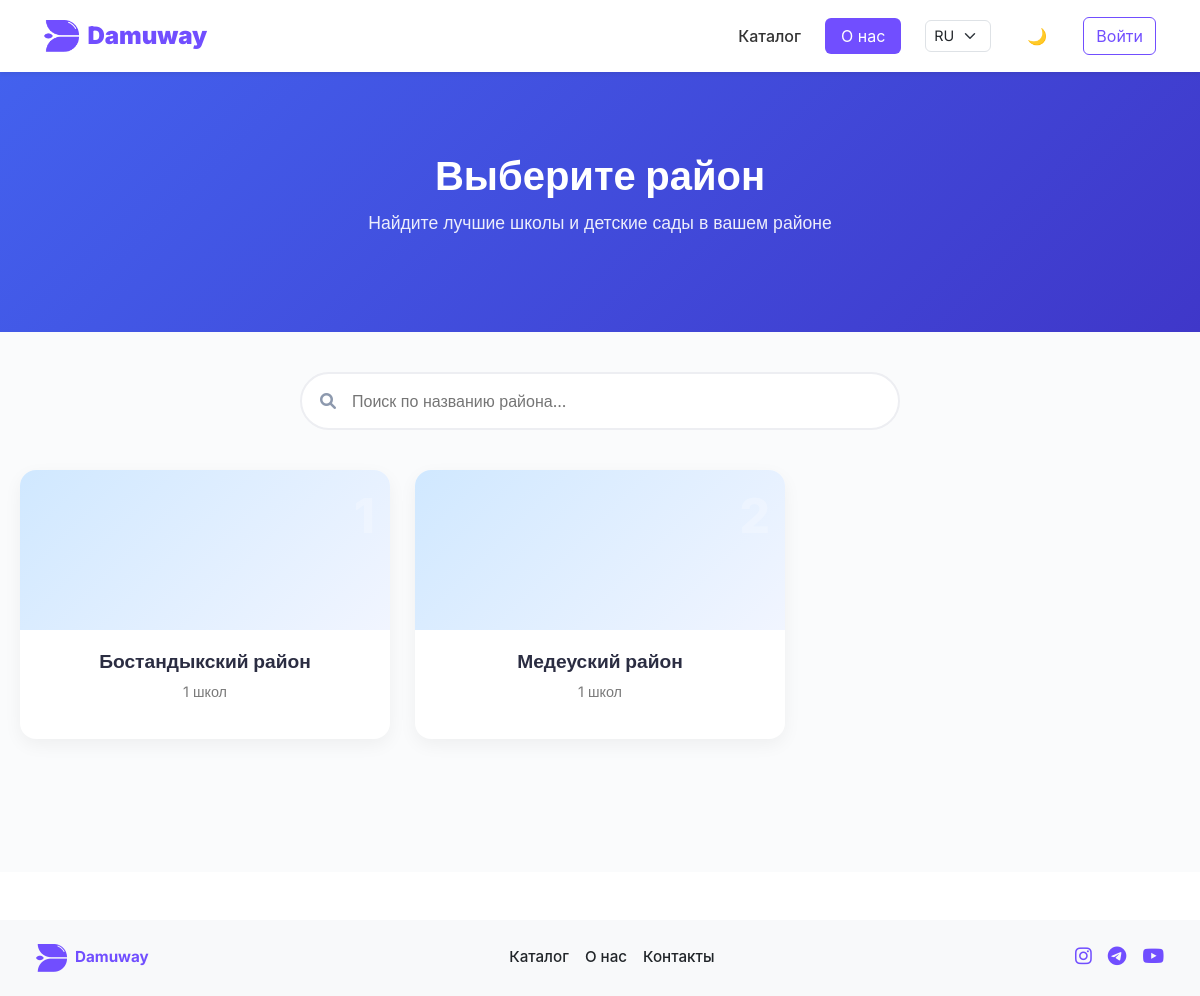
/ru/school/, run on an earlier commit of the app's database.
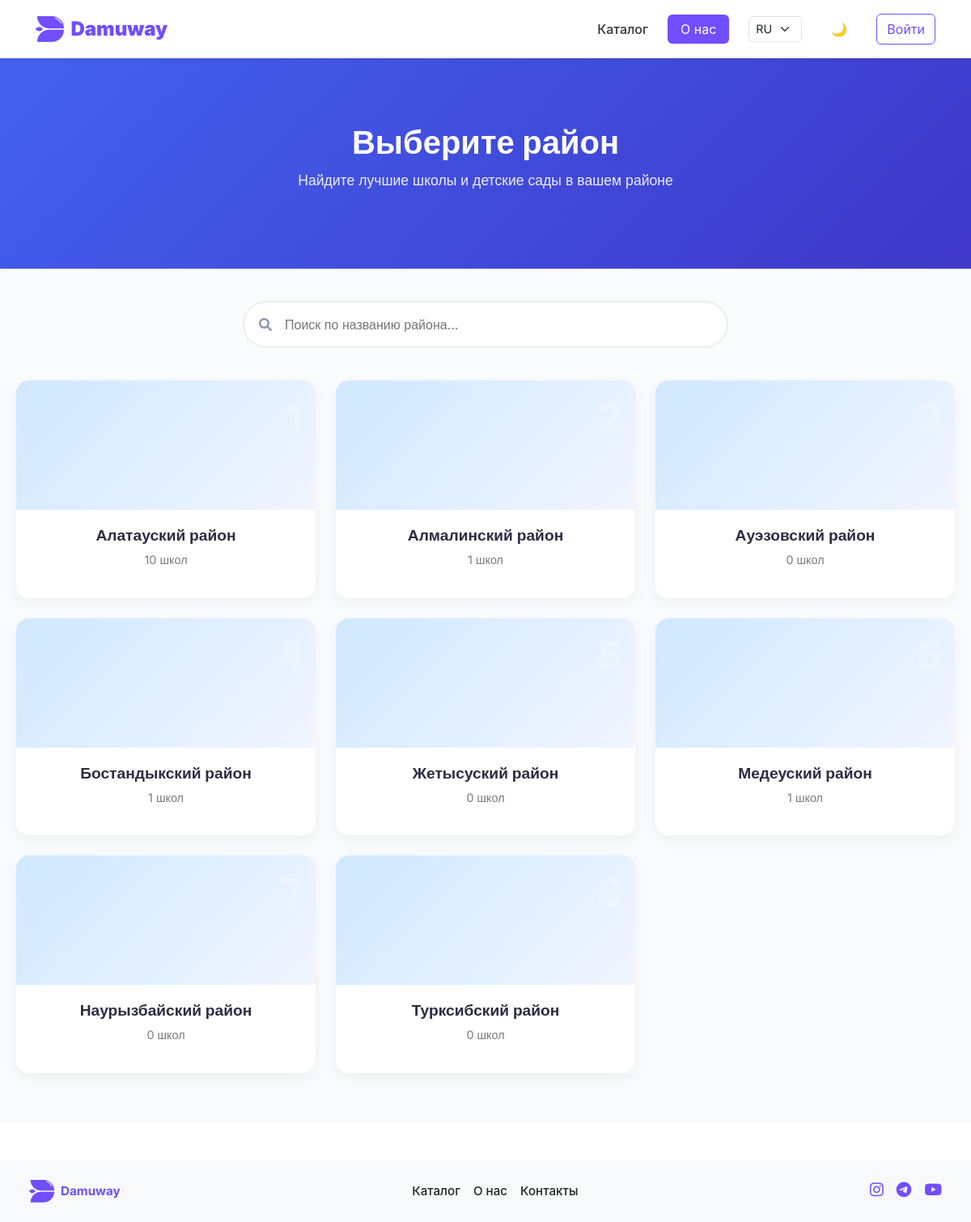
And on a later commit of the database.
### apps/school/models.py (models this page shows, shortened)
class District(models.Model):
    name = models.CharField(max_length=100)

### apps/school/views.py (the view)
# urls.py: path('', views.district_list, name='kindergarten_district_list'),
def district_list(request):
    districts = District.objects.all().order_by('name')
    context = {
        'districts': districts,
        'google_maps_api_key': settings.GOOGLE_MAPS_API_KEY,
    }
    return render(request, 'school/district_list.html', context)

### templates/school/district_list.html (shortened to what this page needs)
{% extends 'base.html' %}
{% load static %}
{% block extra_css %}
<link rel="stylesheet" href="{% static 'css/school/district_list.css' %}">
<link rel="stylesheet" href="https://cdnjs.cloudflare.com/ajax/libs/font-awesome/6.0.0/css/all.min.css">
{% endblock %}
{% block content %}
<div class="districts-page">
    <div class="district-hero">
        <div class="container">
            <h1>Выберите район</h1>
            <p>Найдите лучшие школы и детские сады в вашем районе</p>
        </div>
    </div>
    <div class="container">
        <div class="search-box">
            <i class="fas fa-search"></i>
            <input type="text" id="district-search" placeholder="Поиск по названию района...">
        </div>
        <div class="districts-grid">
            {% for district in districts %}
            <a href="/school/districts/{{ district.id }}/" class="district-card" data-name="{{ district.name|lower }}">
                <div class="card-header soft-bg">
                    <div class="district-number">{{ forloop.counter }}</div>
                </div>
                <div class="card-content">
                    <h3>{{ district.name }} район</h3>
                    <p>{{ district.school_set.count }} школ</p>
                </div>
            </a>
            {% empty %}
            <div class="no-districts">
                <p>Нет доступных районов</p>
            </div>
            {% endfor %}
        </div>
    </div>
</div>
{% endblock %}

### templates/base.html (shortened to what this page needs)
{% load static %}
{% load i18n %}
<!DOCTYPE html>
<html lang="{{ LANGUAGE_CODE }}">
<head>
    <link href="https://cdn.jsdelivr.net/npm/bootstrap@5.3.2/dist/css/bootstrap.min.css" rel="stylesheet">
    <link rel="stylesheet" href="https://cdnjs.cloudflare.com/ajax/libs/font-awesome/6.5.0/css/all.min.css">
    <link rel="stylesheet" href="{% static 'css/navbar_footer.css' %}">
    {% block extra_css %}{% endblock %}
</head>
<body class="{% if request.COOKIES.theme == 'dark' %}dark-mode{% endif %}">
<nav class="navbar navbar-expand-lg navbar-light bg-white shadow-sm sticky-top">
  <div class="container">
    <a class="navbar-brand d-flex align-items-center" href="{% url 'main' %}">
      <img src="{% static 'images/logo.png' %}" alt="Damuway Logo" height="32" class="me-2">
      <strong style="color: var(--main-color);">Damuway</strong>
    </a>
    <div class="collapse navbar-collapse justify-content-end" id="navbarContent">
      <ul class="navbar-nav align-items-center gap-3">
        <li class="nav-item">
          <a class="nav-link" href="/catalog">{% trans "Каталог" %}</a>
        </li>
        <li class="nav-item">
            <a class="btn btn-primary px-3" href="/about">{% trans "О нас" %}</a>
        </li>
        <li class="nav-item d-flex align-items-center">
          <form action="{% url 'set_language' %}" method="post" class="mb-0 ms-2">
            <select name="language" onchange="this.form.submit()" class="form-select form-select-sm">
              <option value="ru" {% if LANGUAGE_CODE == "ru" %}selected{% endif %}>RU</option>
            </select>
          </form>
        </li>
        <li class="nav-item">
          <button id="toggle-theme" class="btn btn-outline-light ms-2" style="color: var(--main-color); border: none;">🌙</button>
        </li>
        {% if user.is_authenticated %}
        <li class="nav-item dropdown">
          <a class="nav-link dropdown-toggle" href="#" role="button" data-bs-toggle="dropdown">
            <i class="fas fa-user-circle" style="font-size: 24px; color: var(--main-color);"></i>
          </a>
          <ul class="dropdown-menu dropdown-menu-end">
            <li><a class="dropdown-item" href="{% url 'profile' %}">{% trans "Профиль" %}</a></li>
            <li><a class="dropdown-item" href="{% url 'logout' %}">{% trans "Выйти" %}</a></li>
          </ul>
        </li>
        {% else %}
        <li class="nav-item">
          <a href="{% url 'login' %}" class="btn btn-outline-primary ms-2">{% trans "Войти" %}</a>
        </li>
        {% endif %}
      </ul>
    </div>
  </div>
</nav>
{% block content %}
{% endblock %}
<footer class="footer mt-5 py-4 bg-light">
  <div class="container d-flex flex-column flex-md-row justify-content-between align-items-center">
    <div class="d-flex align-items-center mb-3 mb-md-0">
      <img src="{% static 'images/logo.png' %}" alt="Logo" height="28" class="me-2">
      <span class="fw-bold" style="color: var(--main-color);">Damuway</span>
    </div>
    <div class="d-flex gap-3 mb-3 mb-md-0">
      <a href="/catalog" class="text-decoration-none text-dark">{% trans "Каталог" %}</a>
      <a href="/about" class="text-decoration-none text-dark">{% trans "О нас" %}</a>
      <a href="/contacts" class="text-decoration-none text-dark">{% trans "Контакты" %}</a>
    </div>
    <div class="d-flex gap-3">
      <a href="#"><i class="fab fa-instagram" style="color: var(--main-color);"></i></a>
      <a href="#"><i class="fab fa-telegram" style="color: var(--main-color);"></i></a>
      <a href="#"><i class="fab fa-youtube" style="color: var(--main-color);"></i></a>
    </div>
  </div>
</footer>
</body>
</html>

### static/css/navbar_footer.css (style rules this page uses)
:root { --main-color: #714EFF; --transition: all 0.3s ease; }
.navbar { padding: 0.8rem 1.5rem; background-color: #fff; transition: var(--transition); box-shadow: 0 2px 10px rgba(0, 0, 0, 0.05); }
.navbar-brand { font-weight: bold; font-size: 1.5rem; color: var(--main-color); text-decoration: none; }
.navbar-brand img { height: 32px; margin-right: 8px; }
.nav-link { color: #333; font-weight: 500; transition: var(--transition); }
.btn-primary { background-color: var(--main-color); border: none; transition: background-color 0.3s ease; }
.btn-outline-primary { color: var(--main-color); border-color: var(--main-color); transition: var(--transition); }
.form-select-sm { font-size: 0.9rem; border-radius: 6px; }
.footer { background-color: #f8f9fa; padding: 2rem 1rem; font-size: 0.95rem; }
.footer a { color: #333; font-weight: 500; transition: color 0.3s ease; text-decoration: none; }
.footer i { font-size: 1.2rem; }

### static/css/school/district_list.css (style rules this page uses)
:root { --primary: #4361EE; --primary-light: #F3F4FF; --secondary: #3F37C9; --accent: #FF6B6B; --text: #2B2D42; --text-light: #8D99AE; --border: #EDEEF2; --background: #FAFBFC; --white: #FFFFFF; }
.districts-page { font-family: 'Inter', sans-serif; background-color: var(--background); min-height: 100vh; }
.container { max-width: 1200px; margin: 0 auto; padding: 0 20px; }
.district-hero { background: linear-gradient(135deg, var(--primary), var(--secondary)); color: var(--white); padding: 80px 0; text-align: center; margin-bottom: 40px; }
.district-hero h1 { font-size: 2.5rem; font-weight: 700; margin-bottom: 10px; }
.district-hero p { font-size: 1.1rem; opacity: 0.9; }
.search-box { position: relative; max-width: 600px; margin: 0 auto 40px; }
.search-box input { width: 100%; padding: 15px 20px 15px 50px; border-radius: 50px; border: 2px solid var(--border); font-size: 16px; transition: all 0.3s ease; }
.search-box i { position: absolute; left: 20px; top: 50%; transform: translateY(-50%); color: var(--text-light); }
.districts-grid { display: grid; grid-template-columns: repeat(auto-fill, minmax(280px, 1fr)); gap: 25px; padding-bottom: 60px; }
.district-card { background-color: var(--white); border-radius: 16px; overflow: hidden; text-decoration: none; box-shadow: 0 6px 18px rgba(0, 0, 0, 0.05); transition: transform 0.3s ease, box-shadow 0.3s ease; }
.card-header.soft-bg { background: linear-gradient(135deg, #d0e8ff, #f1f5ff); height: 160px; position: relative; display: flex; align-items: center; justify-content: center; }
.district-number { font-size: 3rem; font-weight: 800; color: #ffffff40; position: absolute; top: 10px; right: 15px; }
.card-content { padding: 20px; text-align: center; }
.card-content h3 { font-size: 1.2rem; color: #2b2d42; font-weight: 600; }
.card-content p { color: #7a7a7a; font-size: 0.9rem; }

### templates/base.html (style rules this page uses)
:root { --font-main: 'Inter', -apple-system, sans-serif; --main-color: #714EFF; }
body { font-family: var(--font-main); -webkit-font-smoothing: antialiased; transition: background-color 0.3s ease, color 0.3s ease; }

What changed in the data, as far as the page shows it:
added District: name "Алатауский", school_set.count "10"
added District: name "Алмалинский", school_set.count "1"
added District: name "Ауэзовский", school_set.count "0"
added District: name "Жетысуский", school_set.count "0"
added District: name "Наурызбайский", school_set.count "0"
added District: name "Турксибский", school_set.count "0"
